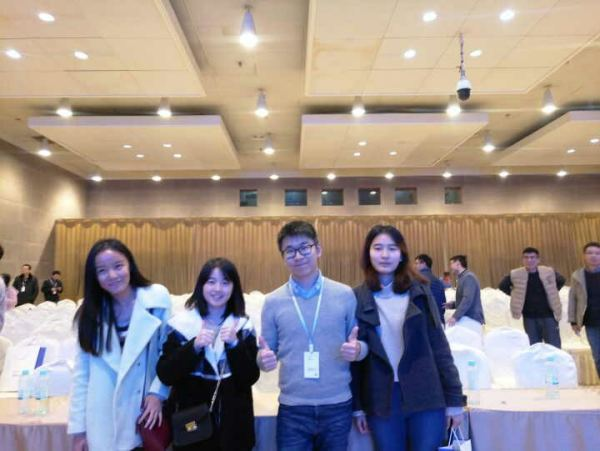
#> input picture test.jpg, 600 x 451 px
$ python test.py
#> lines starting #> are read from the running program, lines starting #| are printed output that depends on the picture
# 以#号代表注释
#print('学习python')
#age = int(input('请输入你的年龄:'))
age = 15
if age>=18:
    print('age=',age)
elif age>=12:
    print('hello %d years-old child'%age)
else :
    print('WTF')
print(list(range(21)))

d={'c':11,'b':31}#定义一个dict对象
print('a' in d)#True
print(d.get('a',12),d['c'])#使用get来获取一个key的value,不存在也不会报错，会输出传入的值
#定义一个函数 def 用缩进实现逻辑
def abss(x):
    if x>=0:
        return x
    else :
        return -x
print(abss(-6))
#导入包，调用函数
import math
print(math.pi)
#输出0-99之间的奇数，代码越少越好
L=[]
n=1
for n in range (1,99,2):
    L.append(n)
#第三个参数，隔多少个分割一次
print(L[::20])
#生成器输出斐波那契
def fib(max):
    n, a, b = 0, 0, 1
    while n < max:
        yield b
        a, b = b, a + b
        n = n + 1
    return 'done'
for i in fib(4):
    print(i)
#输出杨辉三角,强
def triangles():
    g = [1]
    while True:
        yield g
        g.append(0)
        g = [g[i] + g[i-1] for i in range(len(g))]
n = 0
for t in triangles():
    print(t)
    n = n + 1
    if n == 10:
        break
#吧list括起来就成了Iterator
print((x for x in range(10)))
print({'0': 0, '1': 1, '2': 2, '3': 3, '4': 4, '5': 5, '6': 6, '7': 7, '8': 8, '9': 9}['6'])
#用PIL来读取图片，生成缩略图
from PIL import Image
im = Image.open('test.jpg')
#> im is the input picture: PIL image 600x451 RGB; mean R, G, B 155, 142.8, 138.6
print(im.format, im.size, im.mode)
#| JPEG (600, 451) RGB
im.thumbnail((200, 100))
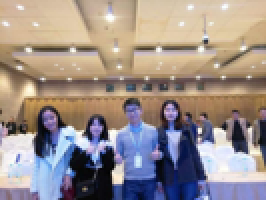
#> im: PIL image 133x100 RGB (shown 2 times larger); mean R, G, B 155.2, 142.9, 138.8
im.save('thumb.jpg', 'JPEG')
#class
class Student(object):
    def __init__(self,name,score):
        self.name=name
        self.score=score
    def print_score(self):
        return('{}:{}'.format(self.name,self.score))
    def get_grade(self):
        if self.score >=90:
            return 'A'
        elif self.score >=60:
            return 'B'
        else:
            return 'C'
bart=Student('Bart Simpson',59)
print(bart.print_score(), bart.get_grade())
#父类只输入两个参数(含self)，且父类创建的方法需要该一个参数运行输出，而子类输入三个参数，那此时子类能调用父类的方法吗？

# -*- coding: utf-8 -*-

class Father(object):
    def __init__(self,name):
        self.name=name
    def run1(self):
        print('i am your %s'%self.name)


class Son(Father):
    def __init__(self,mingzi,age):
        Father.__init__(self,mingzi)
        #1、由于要调用的父类方法需要实例变量属性，所以子类也需要绑定实例变量属性
        #2、实例变量属性绑定我目前查到的有3种方式:一是从父类继承，二是从其他类调用，三是自己重新编写绑定
        #3、此处注意输入的是'mingzi'，而不是Father类的name。它实际的属性编写应该对应的是：self.name=mingzi
        #4、不能使用super().__init__(mingzi)，因为如果这里从父类取得属性，那么下面的Uncle类由于不是子类，就无法从Son类取得对应的属性。
        #5、注意引入其他类型属性的编码格式与从父类取得属性两者之间差异，比方说引入其他的：源类型不需加括号，初始化后跟括号里要填写self。
        self.nianling=age#引入其他类型属性格式外，还可以自行编辑想要绑定的属性
    def run2(self):
        print('i am %s,%d years old'%(self.name,self.nianling))

class Uncle(object):
    def __init__(self,name,age):
        Son.__init__(self,name,age)
    def run1(self):
        print('i am your %s,i am %d years old(run1)'%(self.name,self.nianling))
    def run2(self):
        print('i am your %s,i am %d years old(run2)'%(self.name,self.nianling))

def f1(x):#提供一个接口
    x.run1()
    x.run2()

son=Son('Shane',24)
uncle=Uncle('Shane',19)
f1(son)#体现多样性，一个接口，多种实现(父类与子类)
f1(uncle)#体现Python是鸭子类型(不是继承关系)
uncle.run1()
Uncle('lzc',24).run1()
